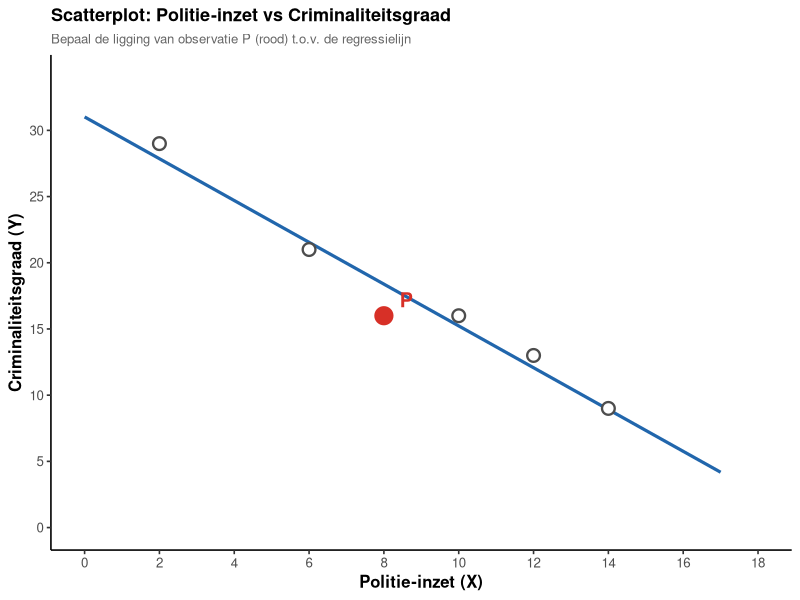

The R script that drew this image:
# generate_punt_P_lijn.R
# Creates: punt_P_lijn.png
# Used in: Oef - 8.4 (Hoofdstuk 8)
# Topic: Students decide whether point P lies above / on / below the regression line.
#        Correct answer: code 3 (BELOW — residu = -2.3)
#
# Data chosen so that:
#   - OLS line at x=8 gives yhat ≈ 18.4  (feedback says "≈ 18.3")
#   - P = (8, 16)  →  residu = 16 - 18.4 = -2.4  (negative → below the line)
#   - Neighbouring points (6,21) and (10,16) make P look "on the trend line"
#     which is the deliberate visual trap described in the answer feedback.
# Run from this directory: Rscript generate_punt_P_lijn.R

library(ggplot2)

# ── Data ──────────────────────────────────────────────────────────────────────
other <- data.frame(
  x = c(2,  6, 10, 12, 14),
  y = c(29, 21, 16, 13,  9)
)
punt_P <- data.frame(x = 8, y = 16)

all_pts <- rbind(other, punt_P)
fit     <- lm(y ~ x, data = all_pts)

# Regression line range
line_df <- data.frame(x = c(0, 17))
line_df$y <- predict(fit, newdata = line_df)

# Predicted value at P
yhat_P <- predict(fit, newdata = punt_P)

# ── Plot ──────────────────────────────────────────────────────────────────────
p <- ggplot() +
  # Regression line
  geom_line(data = line_df, aes(x = x, y = y),
            colour = "#2166ac", linewidth = 1.1) +
  # Other points
  geom_point(data = other, aes(x = x, y = y),
             size = 3.5, colour = "grey30", fill = "white",
             shape = 21, stroke = 1.2) +
  # Point P (red, labelled)
  geom_point(data = punt_P, aes(x = x, y = y),
             size = 4.5, colour = "#d73027", fill = "#d73027",
             shape = 21, stroke = 1.5) +
  geom_text(data = punt_P, aes(x = x, y = y, label = "P"),
            nudge_x = 0.6, nudge_y = 1.2,
            size = 5, fontface = "bold", colour = "#d73027") +
  # NOTE: residual segment removed — it would reveal that P is below the line
  labs(
    x        = "Politie-inzet (X)",
    y        = "Criminaliteitsgraad (Y)",
    title    = "Scatterplot: Politie-inzet vs Criminaliteitsgraad",
    subtitle = "Bepaal de ligging van observatie P (rood) t.o.v. de regressielijn"
  ) +
  scale_x_continuous(limits = c(0, 18), breaks = seq(0, 18, 2)) +
  scale_y_continuous(limits = c(0, 34), breaks = seq(0, 30, 5)) +
  theme_classic(base_size = 12) +
  theme(
    plot.title    = element_text(face = "bold", size = 13),
    plot.subtitle = element_text(size = 9.5, colour = "grey40"),
    axis.title    = element_text(face = "bold")
  )

# ── Save ──────────────────────────────────────────────────────────────────────
ggsave("punt_P_lijn.png", plot = p,
       width = 7, height = 5, dpi = 150, bg = "white")
cat(sprintf("Saved: punt_P_lijn.png\n"))
cat(sprintf("Regression: yhat = %.3f + %.3f * x\n", coef(fit)[1], coef(fit)[2]))
cat(sprintf("yhat at x=8: %.3f  |  P y=16  |  residu = %.3f\n",
            yhat_P, 16 - yhat_P))
